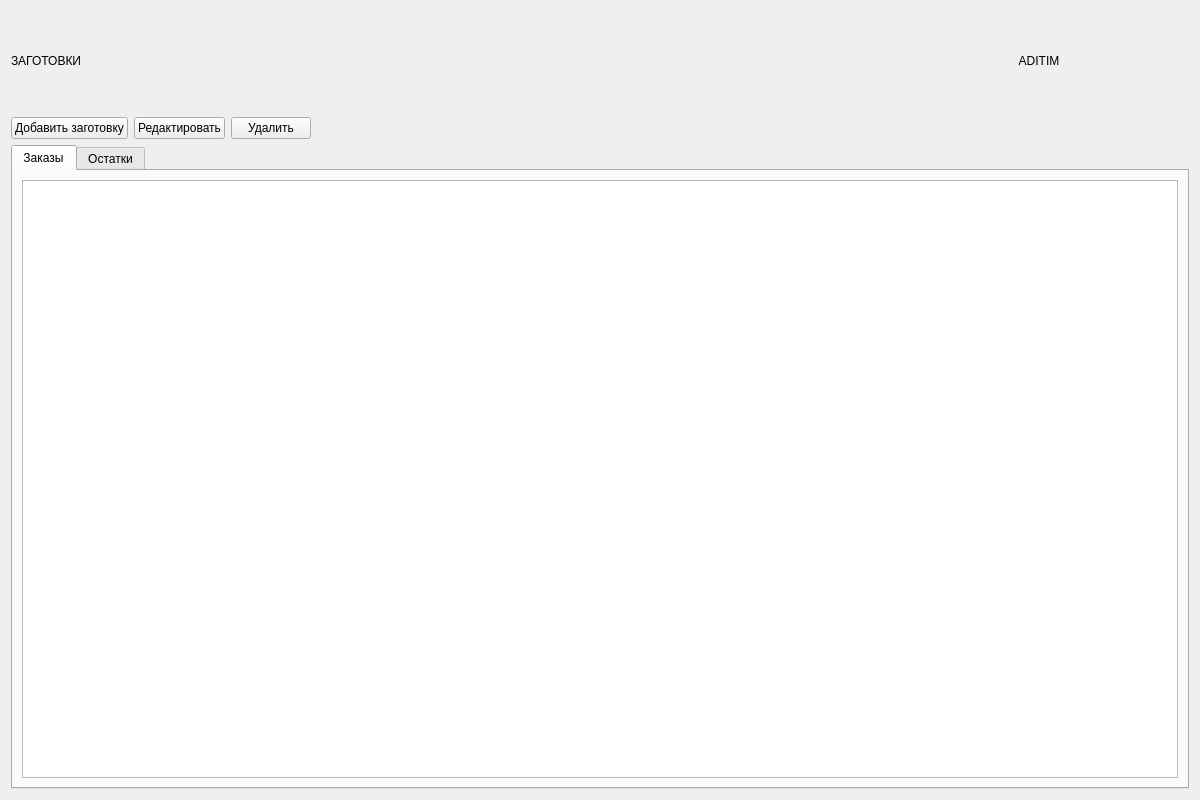
<?xml version="1.0" encoding="UTF-8"?>
<ui version="4.0">
 <class>Form</class>
 <widget class="QWidget" name="Form">
  <property name="geometry">
   <rect>
    <x>0</x>
    <y>0</y>
    <width>1200</width>
    <height>800</height>
   </rect>
  </property>
  <property name="windowTitle">
   <string>Заготовки</string>
  </property>
  <layout class="QVBoxLayout" name="verticalLayout">
   <item>
    <layout class="QHBoxLayout" name="horizontalLayout_header">
     <item>
      <widget class="QLabel" name="label_header">
       <property name="styleSheet">
        <string/>
       </property>
       <property name="text">
        <string>ЗАГОТОВКИ</string>
       </property>
      </widget>
     </item>
     <item>
      <widget class="QLabel" name="label_logo">
       <property name="minimumSize">
        <size>
         <width>300</width>
         <height>100</height>
        </size>
       </property>
       <property name="maximumSize">
        <size>
         <width>300</width>
         <height>100</height>
        </size>
       </property>
       <property name="styleSheet">
        <string/>
       </property>
       <property name="text">
        <string>ADITIM</string>
       </property>
       <property name="alignment">
        <set>Qt::AlignmentFlag::AlignCenter</set>
       </property>
      </widget>
     </item>
    </layout>
   </item>
   <item>
    <layout class="QHBoxLayout" name="horizontalLayout_buttons">
     <item>
      <widget class="QPushButton" name="pushButton_blank_add">
       <property name="text">
        <string>Добавить заготовку</string>
       </property>
      </widget>
     </item>
     <item>
      <widget class="QPushButton" name="pushButton_blank_edit">
       <property name="text">
        <string>Редактировать</string>
       </property>
      </widget>
     </item>
     <item>
      <widget class="QPushButton" name="pushButton_blank_delete">
       <property name="text">
        <string>Удалить</string>
       </property>
      </widget>
     </item>
     <item>
      <spacer name="horizontalSpacer">
       <property name="orientation">
        <enum>Qt::Orientation::Horizontal</enum>
       </property>
       <property name="sizeHint" stdset="0">
        <size>
         <width>40</width>
         <height>20</height>
        </size>
       </property>
      </spacer>
     </item>
    </layout>
   </item>
   <item>
    <widget class="QTabWidget" name="tabWidget">
     <property name="currentIndex">
      <number>0</number>
     </property>
     <widget class="QWidget" name="tab_orders">
      <attribute name="title">
       <string>Заказы</string>
      </attribute>
      <layout class="QVBoxLayout" name="verticalLayout_orders">
       <item>
        <widget class="QSplitter" name="splitter">
         <property name="orientation">
          <enum>Qt::Orientation::Horizontal</enum>
         </property>
         <widget class="QTableWidget" name="tableWidget_blank">
          <property name="editTriggers">
           <set>QAbstractItemView::EditTrigger::NoEditTriggers</set>
          </property>
          <property name="selectionMode">
           <enum>QAbstractItemView::SelectionMode::SingleSelection</enum>
          </property>
          <property name="selectionBehavior">
           <enum>QAbstractItemView::SelectionBehavior::SelectRows</enum>
          </property>
         </widget>
        </widget>
       </item>
      </layout>
     </widget>
     <widget class="QWidget" name="tab_stock">
      <attribute name="title">
       <string>Остатки</string>
      </attribute>
      <layout class="QVBoxLayout" name="verticalLayout_stock">
       <item>
        <widget class="QTableWidget" name="tableWidget_stock">
         <property name="editTriggers">
          <set>QAbstractItemView::EditTrigger::NoEditTriggers</set>
         </property>
         <property name="selectionMode">
          <enum>QAbstractItemView::SelectionMode::SingleSelection</enum>
         </property>
         <property name="selectionBehavior">
          <enum>QAbstractItemView::SelectionBehavior::SelectRows</enum>
         </property>
        </widget>
       </item>
      </layout>
     </widget>
    </widget>
   </item>
  </layout>
 </widget>
 <resources/>
 <connections/>
</ui>
